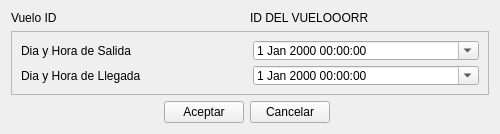
<?xml version="1.0" encoding="UTF-8"?>
<ui version="4.0">
 <class>Form</class>
 <widget class="QWidget" name="Form">
  <property name="geometry">
   <rect>
    <x>0</x>
    <y>0</y>
    <width>500</width>
    <height>134</height>
   </rect>
  </property>
  <property name="sizePolicy">
   <sizepolicy hsizetype="Fixed" vsizetype="Fixed">
    <horstretch>0</horstretch>
    <verstretch>0</verstretch>
   </sizepolicy>
  </property>
  <property name="minimumSize">
   <size>
    <width>500</width>
    <height>134</height>
   </size>
  </property>
  <property name="maximumSize">
   <size>
    <width>500</width>
    <height>134</height>
   </size>
  </property>
  <property name="sizeIncrement">
   <size>
    <width>0</width>
    <height>0</height>
   </size>
  </property>
  <property name="windowTitle">
   <string>Form</string>
  </property>
  <layout class="QGridLayout" name="gridLayout">
   <item row="0" column="0" colspan="2">
    <widget class="QLabel" name="label">
     <property name="text">
      <string>Vuelo ID</string>
     </property>
    </widget>
   </item>
   <item row="0" column="2" colspan="3">
    <widget class="QLabel" name="labelIDVuelo">
     <property name="sizePolicy">
      <sizepolicy hsizetype="Preferred" vsizetype="Preferred">
       <horstretch>0</horstretch>
       <verstretch>0</verstretch>
      </sizepolicy>
     </property>
     <property name="maximumSize">
      <size>
       <width>16777215</width>
       <height>16777215</height>
      </size>
     </property>
     <property name="text">
      <string>ID DEL VUELOOORR</string>
     </property>
    </widget>
   </item>
   <item row="2" column="0" colspan="5">
    <widget class="QFrame" name="frame">
     <property name="frameShape">
      <enum>QFrame::StyledPanel</enum>
     </property>
     <property name="frameShadow">
      <enum>QFrame::Raised</enum>
     </property>
     <layout class="QGridLayout" name="gridLayout_2">
      <item row="1" column="0">
       <widget class="QLabel" name="label_3">
        <property name="text">
         <string>Dia y Hora de Llegada</string>
        </property>
       </widget>
      </item>
      <item row="0" column="0">
       <widget class="QLabel" name="label_2">
        <property name="text">
         <string>Dia y Hora de Salida</string>
        </property>
       </widget>
      </item>
      <item row="0" column="1">
       <widget class="QDateTimeEdit" name="dateTimeEditHoraSalida">
        <property name="calendarPopup">
         <bool>true</bool>
        </property>
       </widget>
      </item>
      <item row="1" column="1">
       <widget class="QDateTimeEdit" name="dateTimeEditHoraLlegada">
        <property name="calendarPopup">
         <bool>true</bool>
        </property>
       </widget>
      </item>
     </layout>
    </widget>
   </item>
   <item row="3" column="1">
    <widget class="QPushButton" name="btnAceptar">
     <property name="text">
      <string>Aceptar</string>
     </property>
    </widget>
   </item>
   <item row="3" column="2">
    <widget class="QPushButton" name="btnCancelar">
     <property name="text">
      <string>Cancelar</string>
     </property>
    </widget>
   </item>
   <item row="3" column="0">
    <spacer name="horizontalSpacer">
     <property name="orientation">
      <enum>Qt::Horizontal</enum>
     </property>
     <property name="sizeHint" stdset="0">
      <size>
       <width>40</width>
       <height>20</height>
      </size>
     </property>
    </spacer>
   </item>
   <item row="3" column="3">
    <spacer name="horizontalSpacer_2">
     <property name="orientation">
      <enum>Qt::Horizontal</enum>
     </property>
     <property name="sizeHint" stdset="0">
      <size>
       <width>40</width>
       <height>20</height>
      </size>
     </property>
    </spacer>
   </item>
  </layout>
 </widget>
 <resources/>
 <connections/>
</ui>
